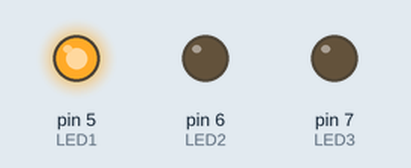
This sketch was run on a simulated Arduino Uno, built with avr-gcc and run on an emulated ATmega328P. Parts: output pins drawn as LEDs (lit = HIGH).

Above: at 0.5 s.
At 2.5 s:
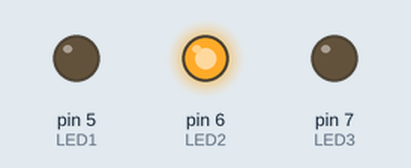
At 4.5 s:
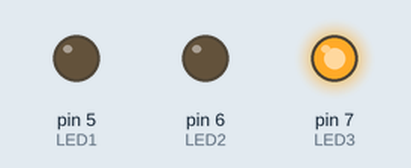
At 5.5 s:
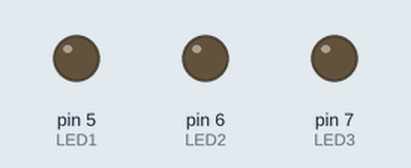
Timing chart, 0 to 7.8 s (numbered marks = the images above):
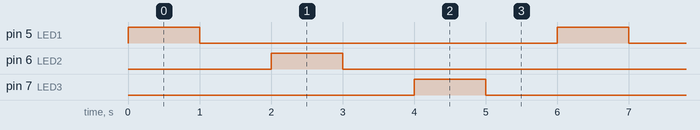

The sketch:

1st_blinkingLED.ino
```cpp
  int const LED1=5;
  int const LED2=6;
  int const LED3=7;

  void setup() {
  pinMode(LED1,OUTPUT);
  pinMode(LED2,OUTPUT);
  pinMode(LED3,OUTPUT);

}

void loop() {
  digitalWrite(LED1,HIGH);
  delay(1000);
  digitalWrite(LED1,LOW);
  delay(1000);
  digitalWrite(LED2,HIGH);
  delay(1000);
  digitalWrite(LED2,LOW);
  delay(1000);
  digitalWrite(LED3,HIGH);
  delay(1000);
  digitalWrite(LED3,LOW);
  delay(1000);
}
```

Arduino.c
```cpp
int led_red = 0; // the red LED is connected to Pin 0 of the Arduino
int led_yellow = 1; // the yellow LED is connected to Pin 1 of the Arduino
int led_green = 2; // the green LED is connected to Pin 2 of the Arduino

void setup() {
  // set up all the LEDs as OUTPUT
  pinMode(led_red, OUTPUT);
  pinMode(led_yellow, OUTPUT);
  pinMode(led_green, OUTPUT);
}

void loop() {
  // turn the green LED on and the other LEDs off
  digitalWrite(led_red, LOW);
  digitalWrite(led_yellow, LOW);
  digitalWrite(led_green, HIGH);
  delay(2000);    // wait 2 seconds

  // turn the yellow LED on and the other LEDs off
  digitalWrite(led_red, LOW);
  digitalWrite(led_yellow, HIGH);
  digitalWrite(led_green, LOW);
  delay(1000);   // wait 1 second

  // turn the red LED on and the other LEDs off
  digitalWrite(led_red, HIGH);
  digitalWrite(led_yellow, LOW);
  digitalWrite(led_green, LOW);
  delay(3000);  // wait 3 seconds
}
```

Measured:
- by itself, pin 5 (LED1), pin 6 (LED2), pin 7 (LED3): alternates HIGH for 1.0 s and LOW for 5.0 s
- by itself, everything shown: repeats every 6.0 s, in 6 steps
